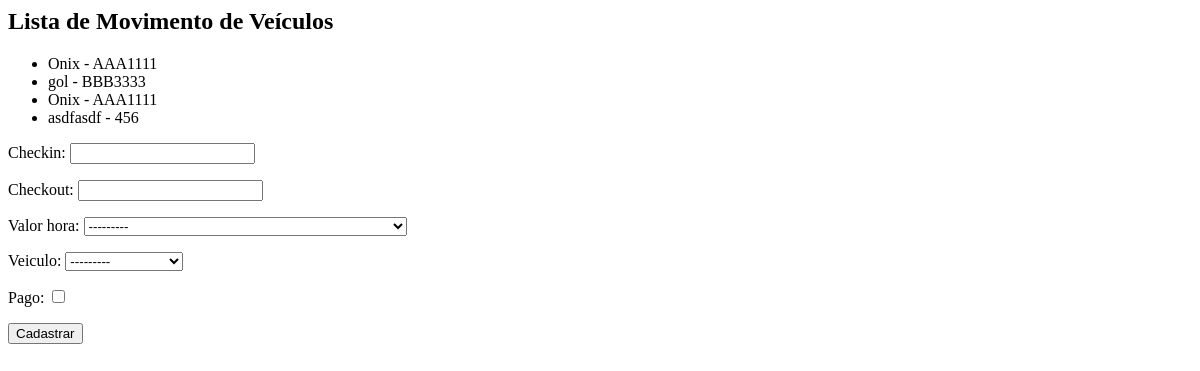
Before: /core/mov-rot/ with the older database file.
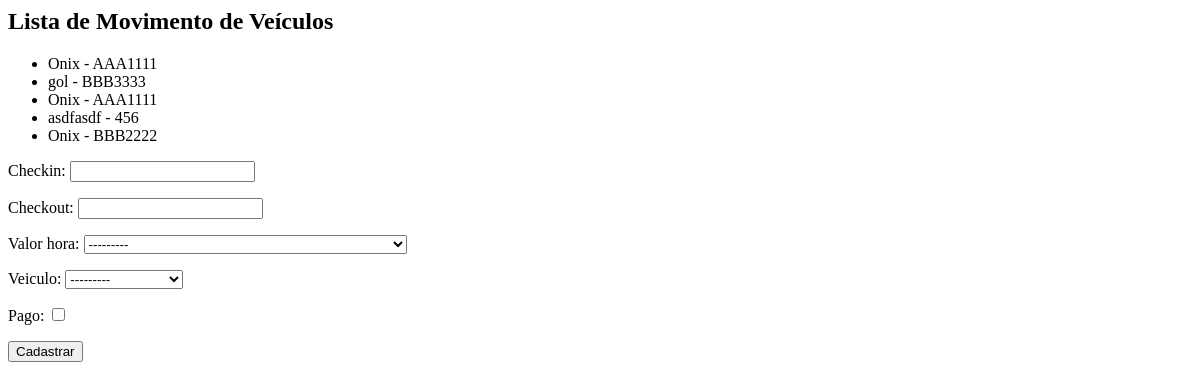
After: the same page with the newer database file.
### core/models.py (models this page shows, shortened)
class MovRotativo(models.Model):
    checkin = models.DateTimeField(auto_now=False)
    checkout = models.DateTimeField(auto_now=False, blank=True, null=True)
    valor_hora = models.ForeignKey(Parametro, on_delete=models.CASCADE)
    veiculo = models.ForeignKey(Veiculo, on_delete=models.CASCADE)
    pago = models.BooleanField(default=False)
    def __str__(self):
        return self.veiculo.modelo + '  -  ' + self.veiculo.placa

class Veiculo(models.Model):
    proprietario = models.ForeignKey(Pessoa, on_delete = models.CASCADE)
    marca = models.ForeignKey(Marca, on_delete=models.CASCADE)
    modelo = models.CharField(max_length=50)
    placa = models.CharField(max_length=7)
    cor = models.CharField(max_length=15)
    observacoes = models.TextField(null=True, blank=True)
    def __str__(self):
        return self.modelo + ' - ' + self.placa

### core/views.py (the view)
# urls.py: path('mov-rot/', views.lista_mov_rotativos, name='core_lista_mov_rotativos'),
def lista_mov_rotativos(request):
    mov_rot = MovRotativo.objects.all()
    form = MovRotForm
    data = {'mov_rotativos': mov_rot, 'form': form}
    return render(request, 'core/lista_mov_rotativos.html', data)

### core/models.py (called while the page is built)
    def __str__(self):
        resposta =  'Valor por hora: R$ ' + str(self.valor_hora)
        resposta += '  -  Valor por mês: R$ ' + str(self.valor_mes)
        return resposta

### core/templates/core/lista_mov_rotativos.html (shortened to what this page needs)
<h2>Lista de Movimento de Veículos</h2>
<ul>
    {% for movimento in mov_rotativos %}
        <li> {{movimento}} </li>
    {% endfor %}
</ul>
<form action="{% url 'core_mov_rotativo_novo' %}" method="post">
    {{form.as_p}}
    <button type="submit">Cadastrar</button>
</form>

Changed rows visible on the page:
added MovRotativo: veiculo.placa "Onix - BBB2222"
